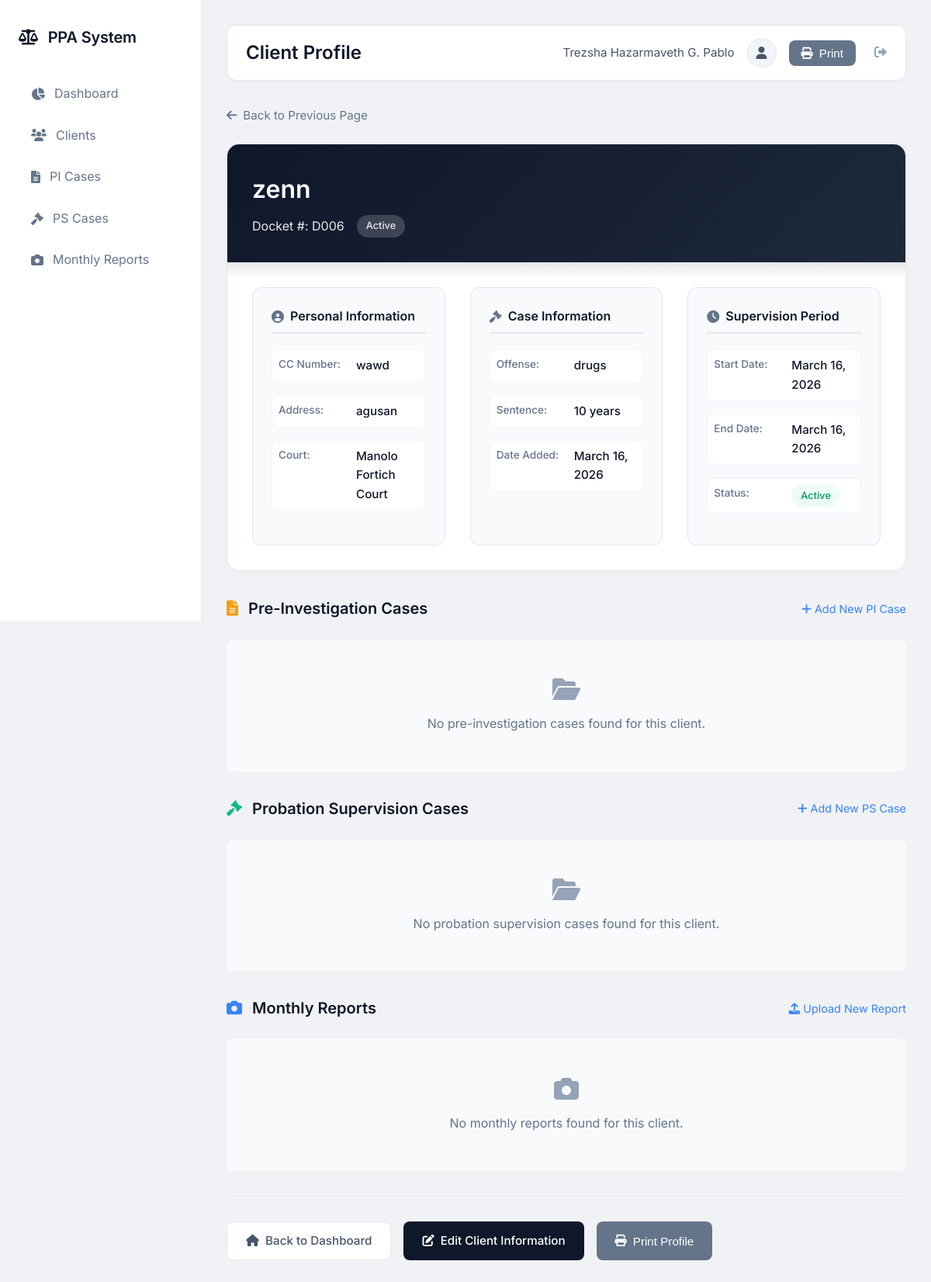
The page /client_details.php?id=13 (signed in) on the database as committed earlier.
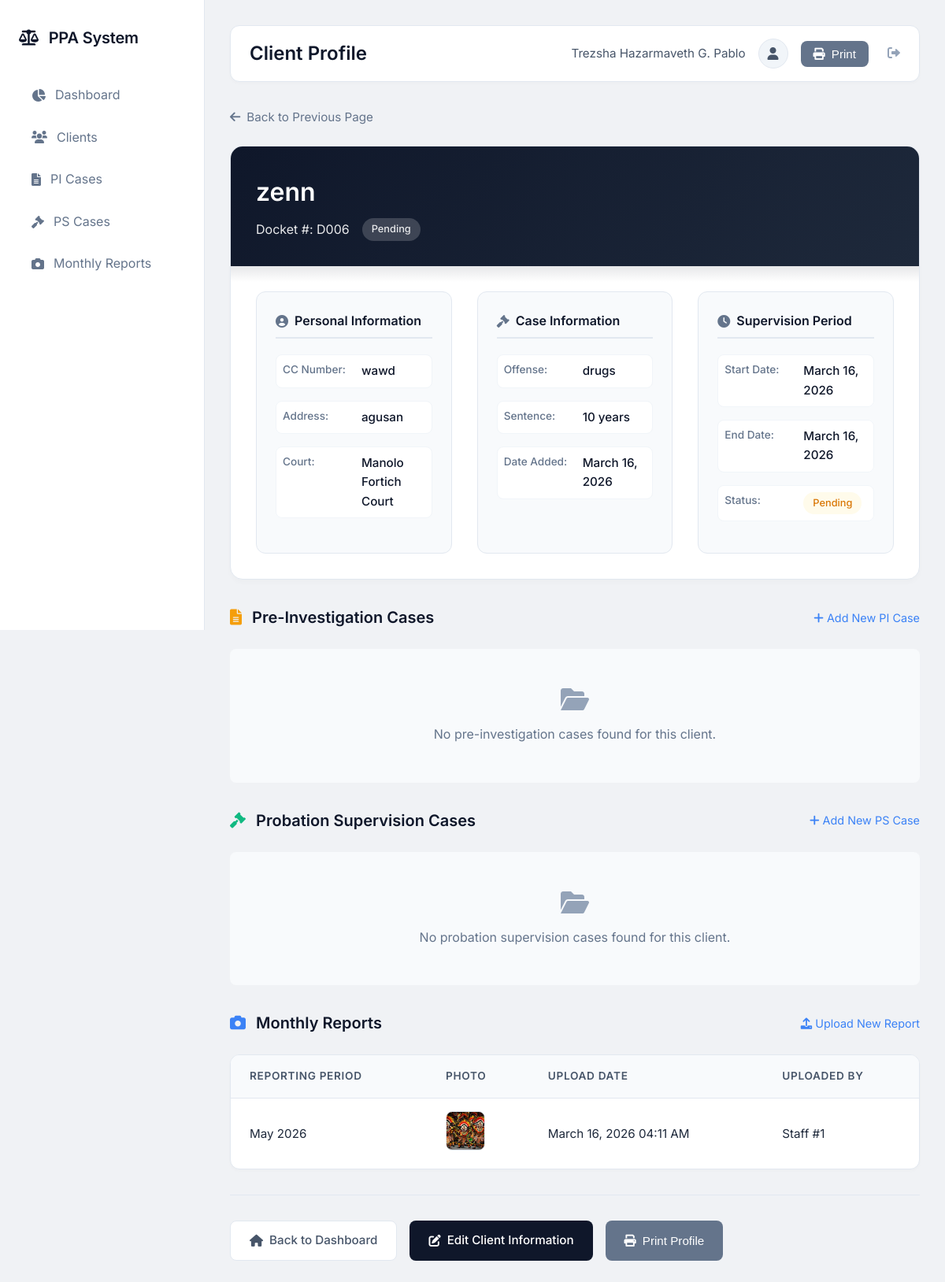
The same page on the database as committed later.
### tables this page shows
CREATE TABLE `clients` (
  `id` int(11) NOT NULL,
  `docket_number` varchar(50) DEFAULT NULL,
  `name` varchar(100) DEFAULT NULL,
  `cc_number` varchar(50) DEFAULT NULL,
  `court` varchar(100) DEFAULT NULL,
  `offense` varchar(100) DEFAULT NULL,
  `sentence` varchar(100) DEFAULT NULL,
  `address` text DEFAULT NULL,
  `status` varchar(50) DEFAULT NULL,
  `created_at` timestamp NOT NULL DEFAULT current_timestamp(),
  `start_date` date DEFAULT NULL,
  `end_date` date DEFAULT NULL,
  `payment` decimal(10,2) DEFAULT 0.00,
  `pi_case_id` int(11) DEFAULT NULL,
  `ps_case_id` int(11) DEFAULT NULL,
  `case_status` varchar(50) DEFAULT 'Pending'
);

CREATE TABLE `monthly_reports` (
  `id` int(11) NOT NULL,
  `probationer_id` int(11) NOT NULL,
  `report_month` int(11) NOT NULL,
  `report_year` int(11) NOT NULL,
  `photo` varchar(255) NOT NULL,
  `uploaded_by` int(11) DEFAULT NULL,
  `upload_date` timestamp NOT NULL DEFAULT current_timestamp()
);

### client_details.php (the view, shortened to what the changed rows need)
<?php
include 'config/database.php';
$client_id = $_GET['id'] ?? 0;
$client_query = mysqli_query($conn, "SELECT * FROM clients WHERE id='$client_id'");
$client = mysqli_fetch_assoc($client_query);
$reports = mysqli_query($conn, "SELECT * FROM monthly_reports WHERE probationer_id='$client_id' ORDER BY report_year DESC, report_month DESC");
?>
<!DOCTYPE html>
<html lang="en">
<head>
    <link rel="stylesheet" href="https://cdnjs.cloudflare.com/ajax/libs/font-awesome/6.0.0/css/all.min.css">
</head>
<body>
    <div class="app">
        <div class="main">
            <div class="top-bar">
                <h1 class="page-title">Client Profile</h1>
            </div>
            <div class="client-profile">
                <div class="profile-header">
                    <div class="profile-name"><?php echo htmlspecialchars($client['name']); ?></div>
                    <div class="profile-docket">
                        <span>Docket #: <?php echo $client['docket_number']; ?></span>
                        <span class="status-badge"><?php echo $client['status']; ?></span>
                    </div>
                </div>
                <div class="profile-body">
                    <div class="info-grid">
                        <div class="info-section">
                            <div class="info-row">
                                <span class="info-label">CC Number:</span>
                                <span class="info-value"><?php echo $client['cc_number'] ?: 'N/A'; ?></span>
                            </div>
                            <div class="info-row">
                                <span class="info-label">Address:</span>
                                <span class="info-value"><?php echo $client['address']; ?></span>
                            </div>
                            <div class="info-row">
                                <span class="info-label">Court:</span>
                                <span class="info-value"><?php echo $client['court']; ?></span>
                            </div>
                        </div>
                        <div class="info-section">
                            <div class="info-row">
                                <span class="info-label">Offense:</span>
                                <span class="info-value"><?php echo $client['offense']; ?></span>
                            </div>
                            <div class="info-row">
                                <span class="info-label">Sentence:</span>
                                <span class="info-value"><?php echo $client['sentence']; ?></span>
                            </div>
                            <div class="info-row">
                                <span class="info-label">Date Added:</span>
                                <span class="info-value"><?php echo date('F d, Y', strtotime($client['created_at'])); ?></span>
                            </div>
                        </div>
                        <div class="info-section">
                            <div class="info-row">
                                <span class="info-label">Start Date:</span>
                                <span class="info-value"><?php echo $client['start_date'] ? date('F d, Y', strtotime($client['start_date'])) : 'N/A'; ?></span>
                            </div>
                            <div class="info-row">
                                <span class="info-label">End Date:</span>
                                <span class="info-value"><?php echo $client['end_date'] ? date('F d, Y', strtotime($client['end_date'])) : 'N/A'; ?></span>
                            </div>
                            <div class="info-row">
                                <span class="info-value">
                                    <span class="status-badge status-<?php echo $client['status']; ?>">
                                        <?php echo $client['status']; ?>
                                    </span>
                                </span>
                            </div>
                        </div>
                    </div>
                </div>
            </div>
            <div class="cards-section">
                <div class="section-header">
                    <h2>
                        <i class="fas fa-file-lines" style="color: #f59e0b;"></i>
                        Pre-Investigation Cases
                    </h2>
                </div>
            </div>
            <div class="cards-section">
                <div class="section-header">
                    <h2>
                        <i class="fas fa-gavel" style="color: #10b981;"></i>
                        Probation Supervision Cases
                    </h2>
                </div>
            </div>
            <div class="cards-section">
                <div class="section-header">
                    <h2>
                        <i class="fas fa-camera" style="color: #3b82f6;"></i>
                        Monthly Reports
                    </h2>
                </div>
                <?php if(mysqli_num_rows($reports) > 0): ?>
                    <div class="table-container">
                        <table>
                            <thead>
                                <tr>
                                    <th>Reporting Period</th>
                                    <th>Photo</th>
                                    <th>Upload Date</th>
                                    <th>Uploaded By</th>
                                </tr>
                            </thead>
                            <tbody>
                                <?php while($report = mysqli_fetch_assoc($reports)): ?>
                                <tr>
                                    <td><?php echo date("F Y", mktime(0,0,0,$report['report_month'],1,$report['report_year'])); ?></td>
                                    <td>
                                        <img src="uploads/<?php echo $report['photo']; ?>" class="photo-thumb" onclick="window.open('uploads/<?php echo $report['photo']; ?>')" title="Click to view full image">
                                    </td>
                                    <td><?php echo date("F d, Y h:i A", strtotime($report['upload_date'])); ?></td>
                                    <td>Staff #<?php echo $report['uploaded_by']; ?></td>
                                </tr>
                                <?php endwhile; ?>
                            </tbody>
                        </table>
                    </div>
                <?php else: ?>
                    <div class="no-data">
                        <i class="fas fa-camera"></i>
                        <p>No monthly reports found for this client.</p>
                    </div>
                <?php endif; ?>
            </div>
        </div>
    </div>
</body>
</html>

Rows that differ between the two databases and show on the page:
changed clients "zenn": status "Active" → "Pending"
added monthly_reports: report_month+report_year "May 2026", photo (picture), upload_date "March 16, 2026 04:11 AM", uploaded_by "1"
Other text that changed with them:
text no longer shown: "No monthly reports found for this client."
text now shown: "REPORTING PERIOD PHOTO UPLOAD DATE UPLOADED BY"
